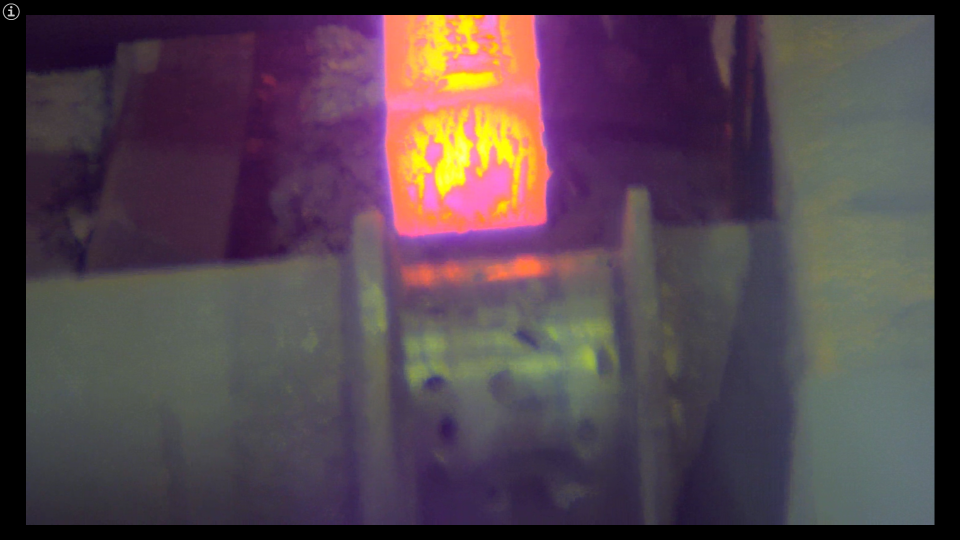
#> input picture img/Captura de pantalla (166).png, 1920 x 1080 px (shown at 1/2 size)
$ python color_range_selected.py
#> lines starting #> are read from the running program, lines starting #| are printed output that depends on the picture; after the words box and inside, x2 and y2 are one past the last pixel; in counts of white or black regions, pixels touching at a corner belong together
import cv2
import numpy as np

def keep_selected_colors(image, color_ranges):
    hsv = cv2.cvtColor(image, cv2.COLOR_BGR2HSV)
    mask = np.zeros(image.shape[:2], dtype=np.uint8)

    for color_range in color_ranges:
        lower_color = np.array(color_range[0])
        upper_color = np.array(color_range[1])
        color_mask = cv2.inRange(hsv, lower_color, upper_color)
        mask = cv2.bitwise_or(mask, color_mask)

    image_with_selected_colors = cv2.bitwise_and(image, image, mask=mask)
    return image_with_selected_colors

# Cargar la imagen
image = cv2.imread('img/Captura de pantalla (166).png')
#> image is the input picture: shape (1080, 1920, 3); mean B, G, R 77.2, 68, 83.9

lower_red_2 = np.array([160, 100, 100])
upper_red_2 = np.array([180, 255, 255])
# Definir los rangos de color para los colores que deseas conservar
selected_color_ranges = [
    #[(10, 100, 100), (10, 255, 255)],  # Rojo
    [(170, 130, 200), (250, 255, 255)]
    #[(25, 100, 100), (35, 255, 255)],  # Amarillo
    #[(140, 100, 100), (160, 255, 255)],  # Morado
    # Agrega más rangos de colores aquí si deseas conservar otros colores
]

# Conservar solo los colores seleccionados en la imagen
image_with_selected_colors = keep_selected_colors(image, selected_color_ranges)
#> in keep_selected_colors, `hsv = cv2.cvtColor(image, cv2.COLOR_BGR2HSV)`: hsv: shape (1080, 1920, 3); mean H, S, V 96.2, 71.1, 90.8
#> the loop in keep_selected_colors, `for color_range in color_ranges:` made 1 pass
#> pass 1, in keep_selected_colors, `color_mask = cv2.inRange(hsv, lower_color, upper_color)`:
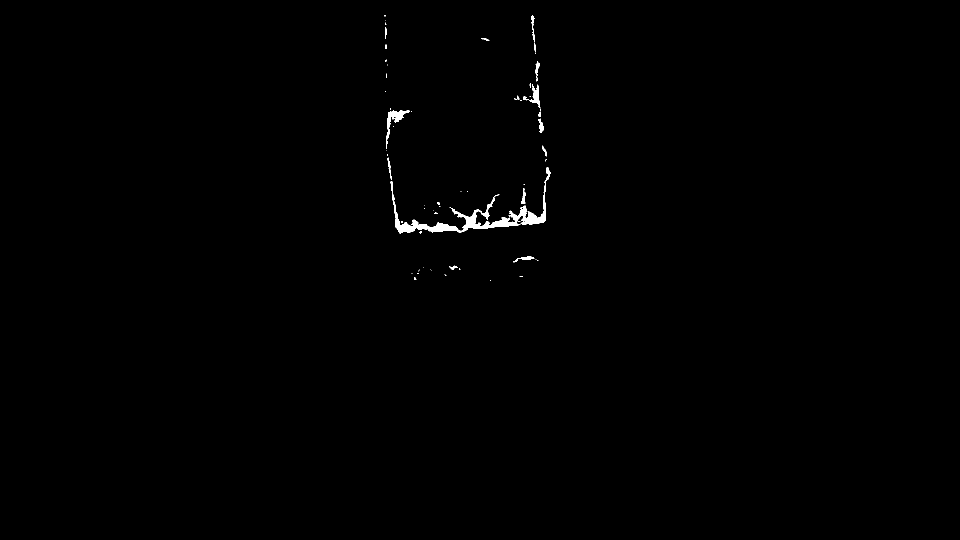
#> color_mask: shape (1080, 1920) (shown at 1/2 size); 0.4% white; 64 white regions (45 under 20 px), largest, box (x1, y1, x2, y2) and area: (781, 334, 1102, 468) 5539, (772, 220, 820, 298) 772, (1058, 168, 1081, 217) 382

window_width = 1980
window_height = 720

cv2.namedWindow('Resultado', cv2.WINDOW_NORMAL)
cv2.resizeWindow('Resultado', window_width, window_height)


cv2.imshow('Resultado', image_with_selected_colors)
cv2.waitKey(0)
cv2.destroyAllWindows()

$ run again, with img/Captura de pantalla (160).png copied over img/Captura de pantalla (166).png
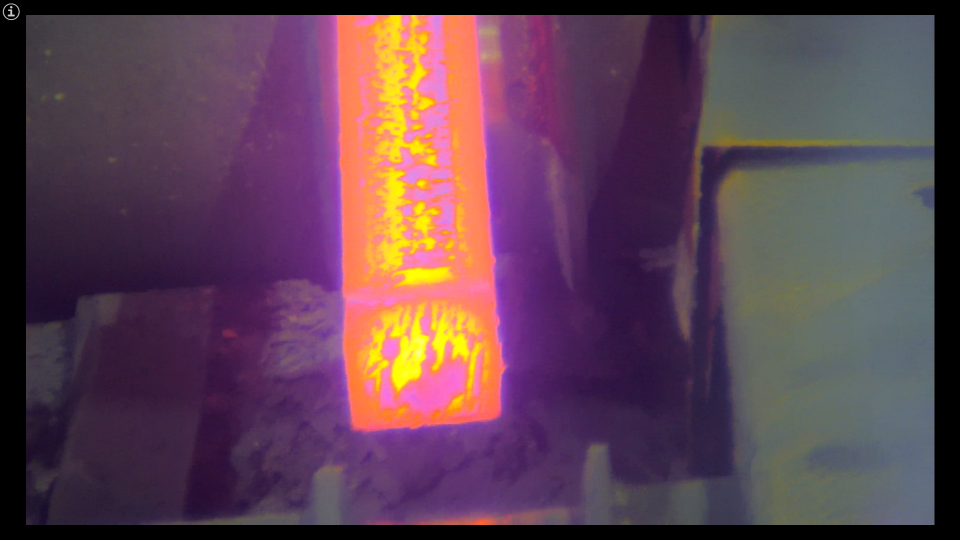
#> input picture img/Captura de pantalla (160).png, 1920 x 1080 px (shown at 1/2 size)
#> image is the input picture: shape (1080, 1920, 3); mean B, G, R 83, 66.4, 95.7
#> hsv: shape (1080, 1920, 3); mean H, S, V 104.8, 95, 103.4
#> the loop in keep_selected_colors, `for color_range in color_ranges:` made 1 pass
#> pass 1, in keep_selected_colors, `color_mask = cv2.inRange(hsv, lower_color, upper_color)`:
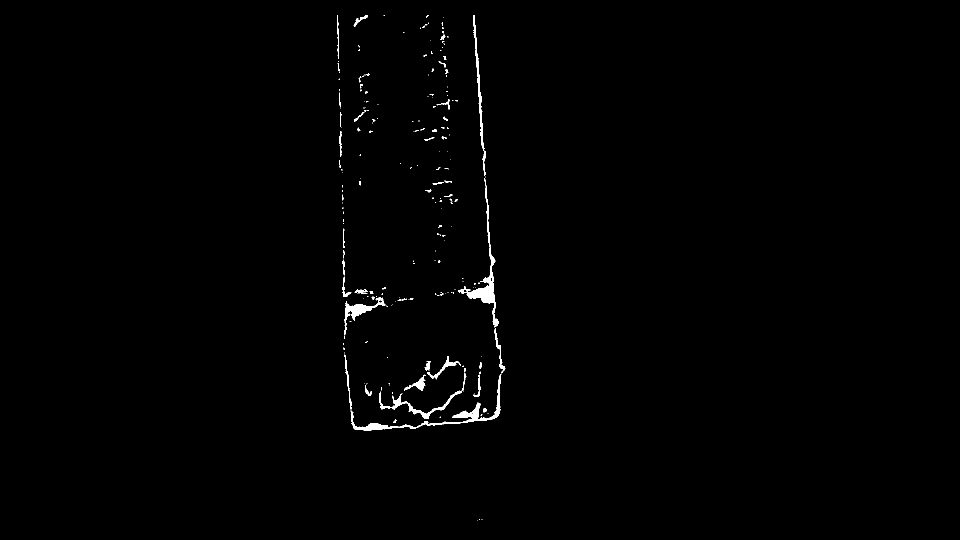
#> color_mask: shape (1080, 1920) (shown at 1/2 size); 0.67% white; 213 white regions (161 under 20 px), largest, box (x1, y1, x2, y2) and area: (701, 748, 1003, 862) 2693, (916, 356, 998, 655) 2560, (758, 745, 933, 838) 1324
